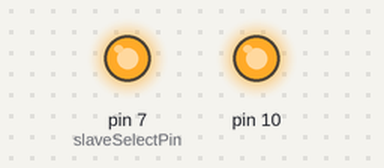
A sketch run on a simulated Arduino Uno, built with avr-gcc and run on an emulated ATmega328P. Shown: output pins drawn as LEDs (lit = HIGH). What the sketch prints to the serial monitor is not drawn.

Above: at 0.1 s.
Timing chart, 0 to 1.6 s (numbered marks = the images above):
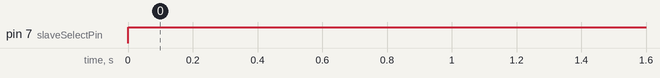

Measured:
- by itself, pin 7 (slaveSelectPin): LOW → HIGH at 0.00 s

The sketch:

DigitalPot.ino
```cpp
#include "Arduino.h"

#include <SPI.h>
const int slaveSelectPin  = 7;

void setup()
{
  Serial.begin(115200);
  // set the slaveSelectPin as an output:
  pinMode(slaveSelectPin, OUTPUT);
  SPI.setClockDivider(SPI_CLOCK_DIV8);
  // initialize SPI:
  SPI.begin();
}

int iPot=0;

void loop()
{
    // change the resistance on this channel from min to max:

    digitalPotWrite(iPot+=10);
    //digitalPotWrite(255);
    delay(1000); // Slave Select period, 10ms
    // wait a second at the top:
    // change the resistance on this channel from max to min:
    if( iPot> 256)
    	iPot=0;
    Serial.println(iPot);
}

void digitalPotWrite(int value)
{
  // take the SS pin low to select the chip:

  digitalWrite(slaveSelectPin, LOW);
  //  send in the address and value via SPI:
  SPI.transfer(0);
  SPI.transfer(value);
  // take the SS pin high to de-select the chip:
  digitalWrite(slaveSelectPin, HIGH);
}
```
